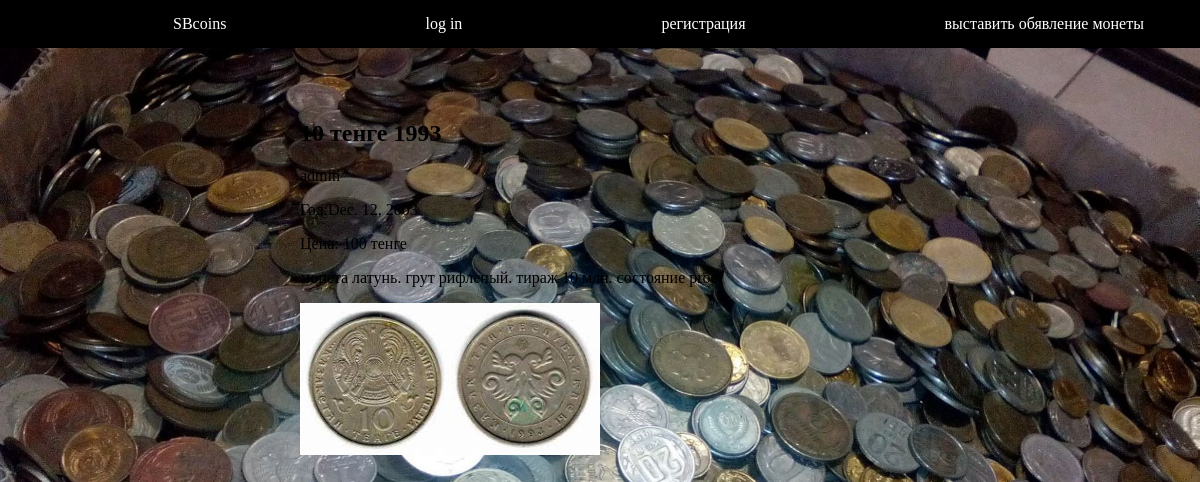
Screenshot of /post/3/ with the database file from the repository.
### sbcoins/models.py (models this page shows)
class Post(models.Model):
    author=models.ForeignKey(settings.AUTH_USER_MODEL ,on_delete=models.CASCADE)
    title=models.CharField(max_length=300)
    ycoin=models.DateField(null=True)
    text=models.TextField()
    cprice=models.IntegerField(default=0)
    img=models.ImageField(blank=True,null=True)
    created_date=models.DateTimeField(default=timezone.now)

### sbcoins/views.py (the view)
# urls.py: path('post/<int:pk>/', views.get_post, name='post'),
def get_post(request,pk):
    post=Post.objects.get(id=pk)
    return render(request, 'sbcoins/post.html',{'post':post})

### sbcoins/templates/sbcoins/post.html (shortened to what this page needs)
<!DOCTYPE html>
<html lang="en">
<head>
</head>
<div class="header">
    <a href=" {% url 'post_list' %} "> SBcoins</a>
    {% if request.user.is_authenticated %}
    <a href=" {% url 'logout' %} ">log out</a>
    <a href="#">{{ request.user }}</a>
    <a href=" {% url 'new_post' %}">выставить обявление монеты</a>
    {% else  %}
    <a href=" {% url 'login' %} ">log in</a>
    <a href=" {% url 'register' %} ">регистрация</a>
    <a href=" {% url 'register' %}">выставить обявление монеты</a>
    {% endif  %}
    </div>
<body>
    <div class="new_coin">
    <h2>{{ post.title }}</h2>
    <p>{{ post.author }}</p>
    <p>Год:{{ post.ycoin }}</p>
    <p>Цена: {{ post.cprice }} тенге</p>
    <p>{{ post.text}}</p>
    <img src="{{ post.img.url }}" style="width: 300px;" alt="">
    </div>
</body>
</html>

### sbcoins/templates/sbcoins/post.html (style rules this page uses)
body { margin: 0px; background-color: green; background-image: url("/image/115157812.0.jpg"); background-size: cover; background-repeat: no-repeat; }
.new_coin { position: absolute; width: 500px; height: 45px; left: 300px; top: 100px; }
.header { display: flex; padding: 15px; background-color: black; color: white; justify-content: space-around; }
a { margin-left: 10%; text-decoration: none; color: white; }

### rows the page displays
Post: title "10 тенге 1993", author "admin", ycoin "Dec. 12, 2003", cprice "100", text "монета латунь. грут рифленый. тираж 10 млн. состояние proof", img (picture)
